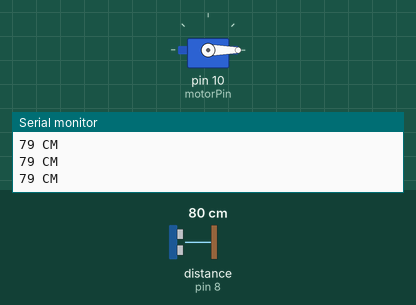
Bench run of a sketch on a simulated Arduino Uno, built with avr-gcc and run on an emulated ATmega328P. On the bench: servo, the last lines printed to the serial monitor. Wiring (inferred from the names in the program): ultrasonic range finder: trigger pin 9; echo pin 8. Inputs (shaded band) come from the test bench; at power-on: distance to the obstacle (sensor on pin 8) 80 cm. The echo pulse lasts 58.3 µs per cm.

Above: at 3.2 s.
3.3 s: distance to the obstacle (sensor on pin 8) set to 24 cm
4.8 s: distance to the obstacle (sensor on pin 8) set to 19 cm
At 5.9 s:
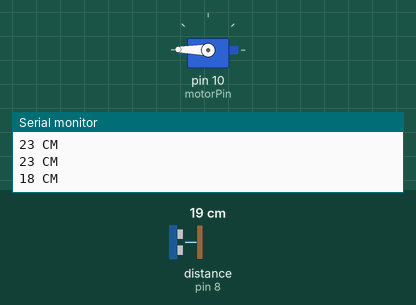
At 8.09 s:
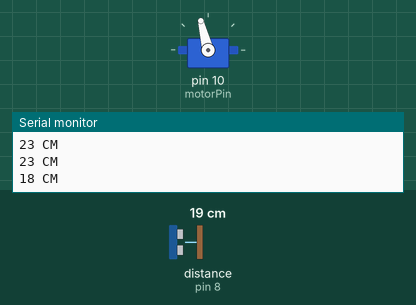
9.4 s: distance to the obstacle (sensor on pin 8) set to 2 cm
Timing chart, 0 to 12.0 s (numbered marks = the images above; inputs shaded):
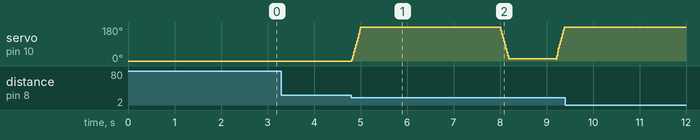

Measured:
- the behaviour switches between 22 and 21 cm on distance to the obstacle (sensor on pin 8) (found by bisection; images 0 and 1)
- after the input at 9.4 s, every drawn part: stays the same

The sketch:

smart_dustbin_krish.ino
```cpp
#include <Servo.h>

int trig = 9;
int echo = 8;
int motorPin = 10;
int angle = 0;

Servo motor;

int GETdistance(){
  long duration, distance;
  digitalWrite(trig, HIGH);
  delayMicroseconds(1000);
  digitalWrite(trig, LOW);
  duration = pulseIn(echo, HIGH);
  distance = (duration/2)/29.1;
  return distance;
}

void setup(){
  Serial.begin(9600);
  motor.attach(motorPin);
  motor.write(0);
  delay(2000);
  pinMode(trig, OUTPUT);
  pinMode(echo, INPUT);
}

void loop(){

  int distance = GETdistance();
  Serial.print(distance);
  Serial.println(" CM");
  delay(10);

  if(distance <= 20){
    for(angle = 10; angle < 180; angle++){
      motor.write(angle);
      delay(1);
    }
    delay(3000);
    // now scan back from 180 to 0 degrees
    for(angle = 180; angle > 10; angle--){
      motor.write(angle);
      delay(1);
    }
    delay(1000);
  }
//  else{
//    digitalWrite(led, LOW);
//  }
}
```
